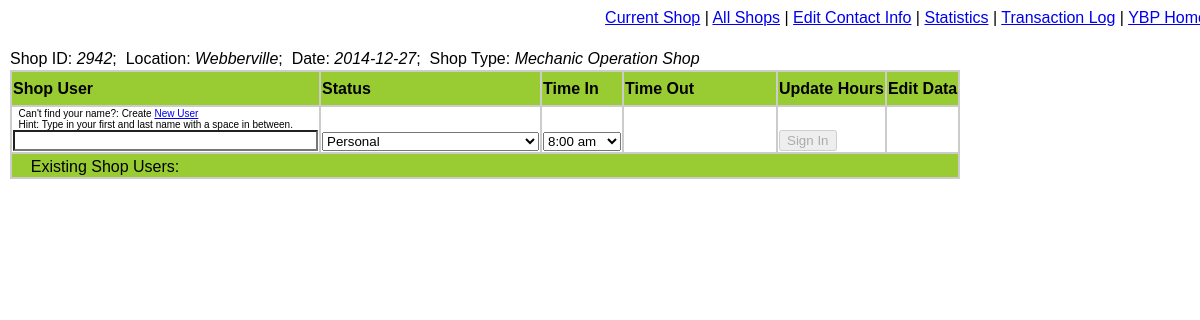
Page /shop_log.php?shop_id=2942 on the committed database.
### tables this page shows
CREATE TABLE IF NOT EXISTS `shops` (
  `shop_id` int(10) unsigned NOT NULL AUTO_INCREMENT,
  `date` date DEFAULT NULL,
  `shop_location` varchar(45) NOT NULL DEFAULT '',
  `shop_type` varchar(45) NOT NULL DEFAULT '',
  `ip_address` varchar(45) NOT NULL DEFAULT '0',
  PRIMARY KEY (`shop_id`),
  KEY `shop_type` (`shop_type`),
  KEY `shop_location` (`shop_location`)
);

### Connections/database_functions.php (the view, shortened to what this page needs)
<?php
require_once('Connections/YBDB.php');
function generate_list($querySQL,$list_value,$list_text, $form_name, $default_value)
{
	global $database_YBDB, $YBDB;
	$recordset = mysql_query($querySQL, $YBDB) or die(mysql_error());
	$row_recordset = mysql_fetch_assoc($recordset);
	$default_delimiter = '';
	if($form_name <> "none"){echo "<select name=\"$form_name\">";}
	do {
		if( $default_value == $row_recordset[$list_value]){
			$default_delimiter = 'selected="selected"';
		} else { $default_delimiter = '';}
		echo '<option value="' . $row_recordset[$list_value] . '"' . $default_delimiter .'>' . $row_recordset[$list_text] . '</option>\n';
		} while ($row_recordset = mysql_fetch_assoc($recordset));
	if($form_name <> "none"){echo "</select>";}
}
function list_shop_user_roles($form_name = "none", $default_value = ""){
	$querySQL = "SELECT shop_user_role_id FROM shop_user_roles ORDER BY shop_user_role_id;";
	$list_value = "shop_user_role_id";
	$list_text = "shop_user_role_id";
	generate_list($querySQL,$list_value,$list_text,$form_name, $default_value);
}
function local_datetime(){
	$hours_offset = 2;
	$min_offset = 0;
	return time() + ($hours_offset * 60 * 60 + $min_offset * 60);
}
function current_date(){
	return date("Y-m-d",local_datetime());
}
function list_15min($start_time, $start_offset_min, $form_name, $hours, $display_elapsed_hours, $default_value){
	list($date, $time) = split('[ ]', $start_time);
	list($Y, $m, $d) = split('[-]', $date);
	list($H, $i, $s) = split('[:]', $time);
	$min_inc = 15 - intval($i) % 15;
	$start_tim15 = mktime($H, $i, 0, $m,$d,$Y) + $min_inc * 60 + $start_offset_min*60 ;
	echo "<select name=\"$form_name\">";
	for ($j = 0; $j <= $hours*4; $j++) {
		$list_time_15 = $start_tim15 + $j*15*60;
		if ($display_elapsed_hours == 1) {
			$elapsed_hours = " &nbsp;&nbsp;[" . date("G:i",mktime(0, 0, 0, 1,1,2000) + ($j+1)*15*60). " hrs]";
		} else {
			$elapsed_hours = "";
		}
		$list_time_15_return = date("Y-m-d H:i:s", $list_time_15);
		$list_time_15_display = date("g:i a", $list_time_15). $elapsed_hours;
   		echo "<option value=\"". $list_time_15_return ."\">" . $list_time_15_display . "</option>";
	}
	echo "</select>";
}
function list_time($time_list_start, $time, $form_name = "none", $start_offset_min = 0 , $display_elapsed_hours = 0, $default_value = "none", $hours_listed = 8, $et = ""){
	if($time == "0000-00-00 00:00:00" || $default_value <> "none"){
		echo list_15min($time_list_start,$start_offset_min, $form_name, $hours_listed, $display_elapsed_hours, $default_value );
	} else {
		echo date_to_time($time) . "&nbsp;&nbsp;[{$et} hrs]";
	}
}
?>

### shop_log.php (shortened to what this page needs)
<?php
require_once('Connections/YBDB.php');
require_once('Connections/database_functions.php');
$page_edit_contact = PAGE_EDIT_CONTACT;
if($_GET['shop_id']>0){
	$shop_id = $_GET['shop_id'];
}
if($_GET['visit_id']>0){
	$visit_id = $_GET['visit_id'];
} else {
	$visit_id =-1;}
$query_Recordset1 = "SELECT shop_hours.shop_visit_id, shop_hours.contact_id, shop_hours.shop_user_role, shop_hours.project_id, shop_hours.time_in, shop_hours.time_out, TIME_FORMAT(TIMEDIFF(time_out, time_in),'%k:%i') as et, shop_hours.comment, CONCAT(contacts.last_name, ', ', contacts.first_name, ' ',contacts.middle_initial) AS full_name, contacts.first_name FROM shop_hours
LEFT JOIN shop_user_roles ON shop_hours.shop_user_role=shop_user_roles.shop_user_role_id
LEFT JOIN contacts ON shop_hours.contact_id=contacts.contact_id
WHERE shop_hours.shop_id = $shop_id ORDER BY hours_rank, time_in DESC;";
$Recordset1 = mysql_query($query_Recordset1, $YBDB) or die(mysql_error());
$totalRows_Recordset1 = mysql_num_rows($Recordset1);
$query_Recordset2 = "SELECT *, IF(date <> curdate() AND shop_type = 'Mechanic Operation Shop',0,1) as CanEdit FROM shops WHERE shop_id = $shop_id;";
$Recordset2 = mysql_query($query_Recordset2, $YBDB) or die(mysql_error());
$row_Recordset2 = mysql_fetch_assoc($Recordset2);
$shop_date = $row_Recordset2['date'];
$shop_location = $row_Recordset2['shop_location'];
$shop_type = $row_Recordset2['shop_type'];
$query_Recordset3 = "SELECT MIN(time_in) as shop_start FROM shop_hours WHERE shop_id = $shop_id;";
$Recordset3 = mysql_query($query_Recordset3, $YBDB) or die(mysql_error());
$row_Recordset3 = mysql_fetch_assoc($Recordset3);
$shop_start_time = $row_Recordset3['shop_start'];
$editFormAction = $_SERVER['PHP_SELF'] . "?shop_id=$shop_id&visit_id=$visit_id&welcome=yes";
?>
<link type="text/css" rel="stylesheet" media="all" href="/test1/js/examples.css">
<table   border="0" cellpadding="1" cellspacing="0">
  <tr>
    <td align="left" valign="bottom"><?php echo $error_message;?>
      Shop ID: <span class="yb_standarditalics"><?php echo $shop_id;?></span>; &nbsp;Location: <span class="yb_standarditalics"><?php echo $shop_location;?></span>; &nbsp;Date: <span class="yb_standarditalics"><?php echo $shop_date;?></span>; &nbsp;Shop Type: <span class="yb_standarditalics"><?php echo $shop_type;?></span>		</td>
    </tr>
  <tr>
    <td>
      <table   border="1" cellpadding="1" cellspacing="0" bordercolor="#CCCCCC">
        <tr bordercolor="#CCCCCC" bgcolor="#99CC33">
          <td width="100" height="35"><strong>Shop User </strong></td>
		  <td height="35" bgcolor="#99CC33"><strong>Status</strong></td>
		  <td width="70" height="35"><strong>Time In </strong></td>
		  <td width="70" height="35"><strong>Time Out </strong></td>
		  <td height="35"><strong>Update Hours </strong></td>
		  <td height="35"><strong>Edit Data </strong></td>
	    </tr>
        <form method="post" name="form_new" action="<?php echo $editFormAction; ?>">
          <tr bordercolor="#CCCCCC">
            <td height="40" valign="bottom">
              <span class="yb_standard_small">&nbsp;&nbsp;Can't find your name?: Create <a href="<?php echo $page_edit_contact; ?>?contact_id=new_contact&shop_id=<?php echo $shop_id?>">New User</a><br>&nbsp;&nbsp;Hint: Type in your first and last name with a space in between.</span>
<div class="searchBox example example-films">
<input size=35 autocomplete="off" autofocus="autofocus" class="typeahead form-control" id="location" name="zp" tabindex="1" type="search" role="textbox" aria-autocomplete="list" aria-haspopup="true">
</div>
</td>
		  <td valign="bottom"><strong>
		    <?php list_shop_user_roles('user_role','Personal'); ?>
		    </strong></td>
		  <td valign="bottom"><strong>
		    <?php if($totalRows_Recordset1 <> 0){
									list_time($shop_start_time,'0000-00-00 00:00:00','time_in',-60,0,'none',16);
									} else {
									list_time("{$shop_date} 08:00:00",'0000-00-00 00:00:00','time_in',-15, 0, 'none',16);
									}
									?>
		    </strong></td>
		  <td valign="bottom"><img src="150_10.jpg" width="150" height="10" /></td>
		  <td valign="bottom"><input name="Submit" type="submit" disabled id="add_button" value="Sign In" /></td>
		  <td valign="bottom">&nbsp;</td>
	    </tr>
          </form>
	  <tr valign="bottom" bordercolor="#CCCCCC" bgcolor="#99CC33">
	    <td height="25" colspan="6" bgcolor="#99CC33">&nbsp;&nbsp;&nbsp;&nbsp;Existing Shop Users:</td>
	      </tr>
        </table>  </tr>
  <tr>
    <td height="40" valign="bottom"></td>
    </tr>
</table>
<p>&nbsp;</p>

### css_yb_standard.css (style rules this page uses)
.yb_standard { font-family: Arial, Helvetica, sans-serif; color: #000000; background-color: #FFFFFF; }
.yb_standarditalics { color: #000000; background-color: #FFFFFF; font-style: italic; }
.yb_standard_small { color: #000000; background-color: #FFFFFF; font-size: 10px; }

### rows in the picture
shops: shop_location "Webberville", date "2014-12-27", shop_type "Mechanic Operation Shop"

### other values in the picture
$shop_id "2942"
form field user_role "Personal"
form field time_in "8:00 am"
